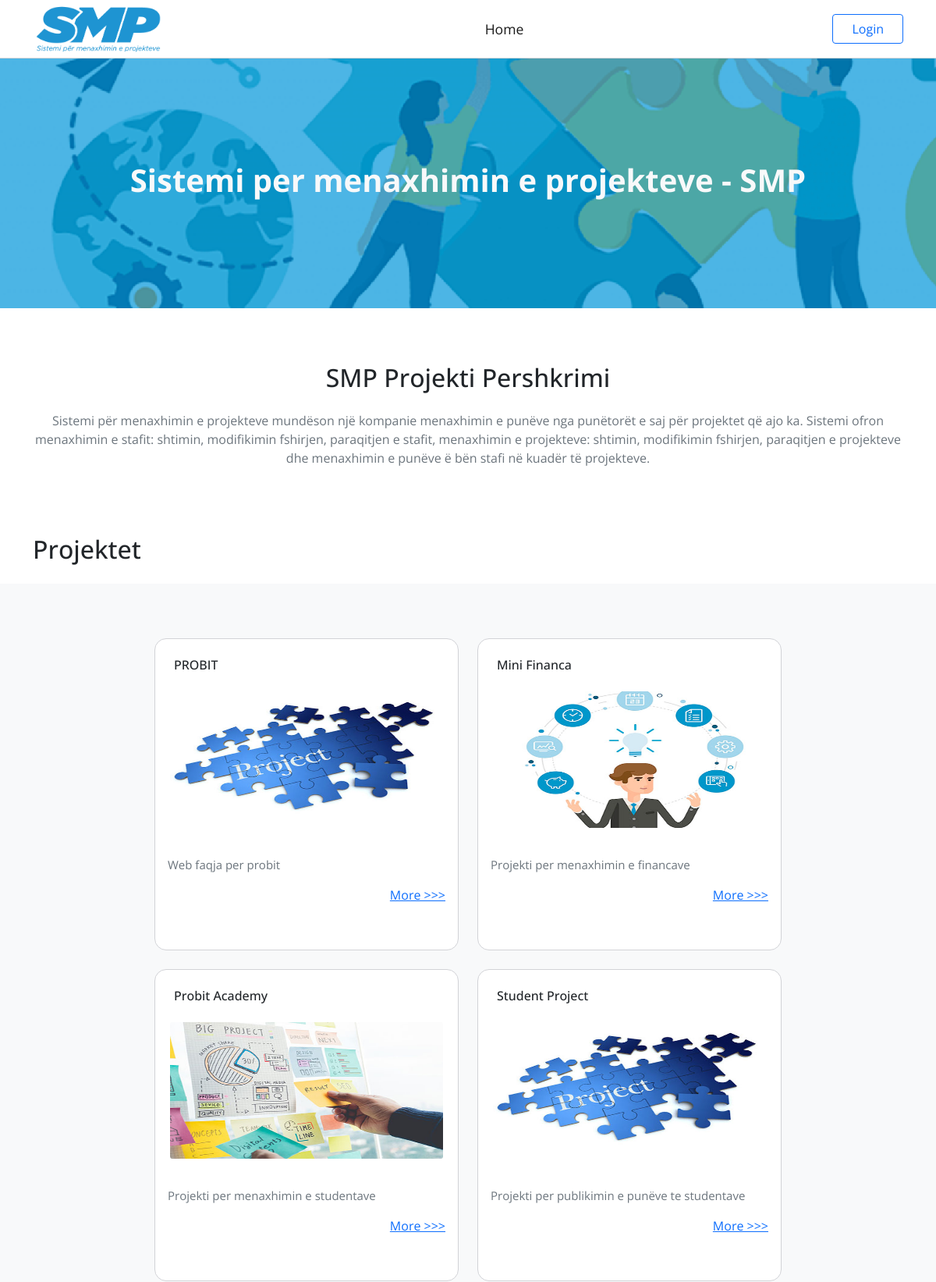
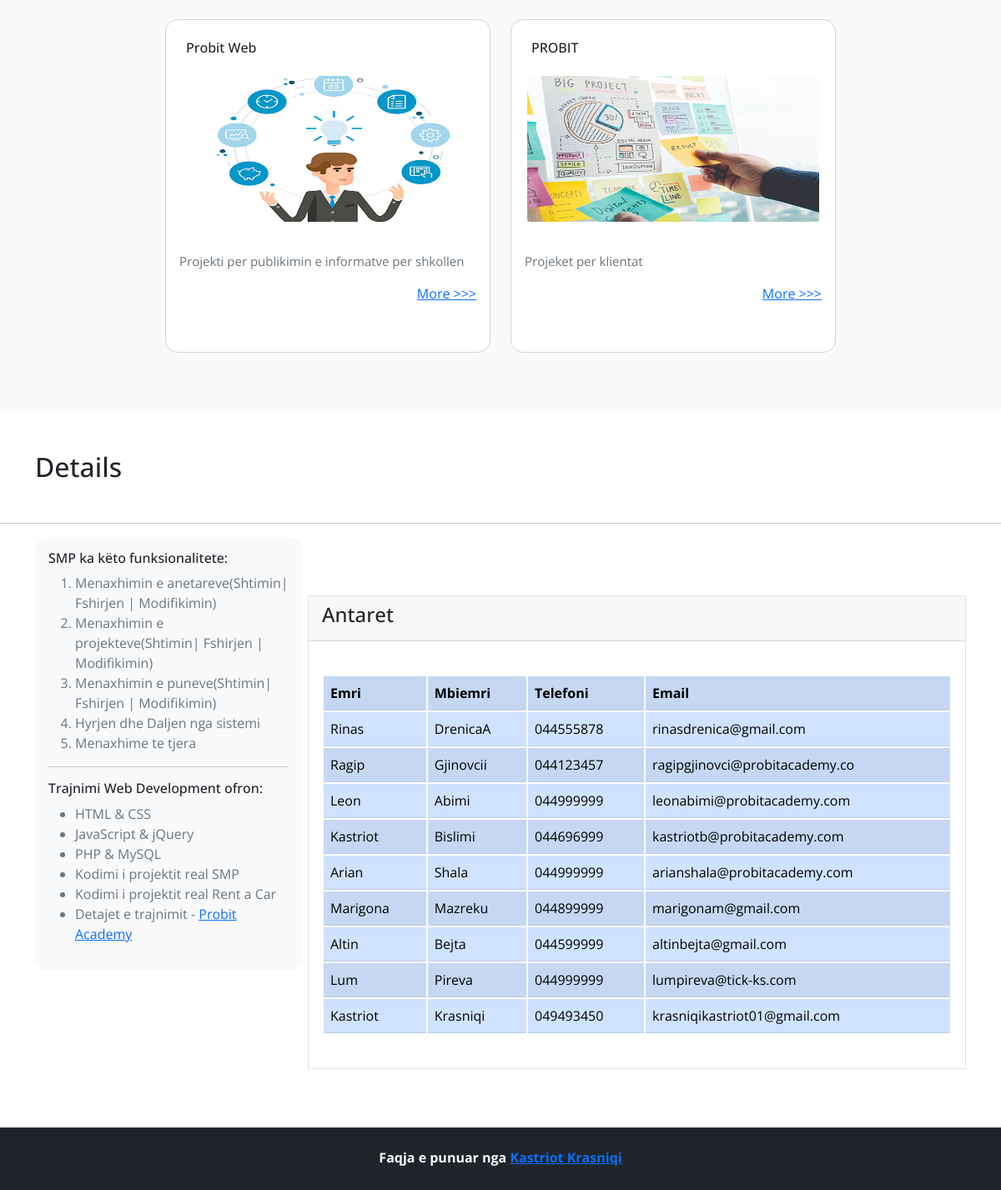
The page / on the database its author committed (2 pictures, top to bottom).
### tables this page shows
CREATE TABLE `projektet` (
  `projektiid` int(11) NOT NULL,
  `emri` varchar(50) NOT NULL,
  `pershkrimi` text DEFAULT NULL,
  `datafillimit` date NOT NULL,
  `datambarimit` date NOT NULL
);

CREATE TABLE `antaret` (
  `antariid` int(11) NOT NULL,
  `emri` varchar(50) NOT NULL,
  `mbiemri` varchar(50) NOT NULL,
  `telefoni` varchar(20) DEFAULT NULL,
  `email` varchar(30) DEFAULT NULL,
  `fjalekalimi` varchar(30) DEFAULT NULL,
  `roli` bit(1) DEFAULT NULL
);

### inc/sqlfunctions.php (called while the page is built, shortened)
<?php
    function connection(){
    $conn=mysqli_connect('localhost','root','','smp');
    return $conn;
}
function merrAntaret(){
    $conn=connection();
    $sql="SELECT * FROM antaret";
    $result=mysqli_query($conn,$sql);
    return $result;
}
    function merrProjektet(){
        $conn=connection();
        $sql ="SELECT * from projektet";
        $result=mysqli_query($conn,$sql);
        return $result;
    }
?>

### index.php (the view, shortened to what this page needs)
<?php include './inc/sqlfunctions.php'; ?>
<!DOCTYPE html>
<html lang="en">
<head>
    <link rel="stylesheet" href="https://cdnjs.cloudflare.com/ajax/libs/font-awesome/6.0.0-beta3/css/all.min.css" />
    <link rel="stylesheet" href="https://cdn.jsdelivr.net/npm/bootstrap@5.0.2/dist/css/bootstrap.min.css"
 />
    <link rel="stylesheet" href="styles/index.css" />
</head>
<body>
    <?php include './inc/header.php'; ?>
    <div class="banner d-flex align-items-center justify-content-center">
        <h1 class="text-light fw-bold">
            Sistemi per menaxhimin e projekteve - SMP
        </h1>
    </div>
    <section class="pershkrimi">
        <div class="container">
            <h2 class="text-center mb-4">SMP Projekti Pershkrimi</h2>
            <p class="text-center text-muted">
                Sistemi për menaxhimin e projekteve mundëson një kompanie menaxhimin e
                punëve nga punëtorët e saj për projektet që ajo ka. Sistemi ofron
                menaxhimin e stafit: shtimin, modifikimin fshirjen, paraqitjen e
                stafit, menaxhimin e projekteve: shtimin, modifikimin fshirjen,
                paraqitjen e projekteve dhe menaxhimin e punëve ë bën stafi në kuadër
                të projekteve.
            </p>
        </div>
    </section>
    <div class="wrapper mb-4">
        <div class="container">
            <h2>Projektet</h2>
        </div>
    </div>
    <section class="projektet">
        <div class="container d-flex justify-content-center gap-4 flex-wrap ">
            <?php
                    $projektet=merrProjektet();
                    $i=0;
                    while ($projekti =mysqli_fetch_assoc($projektet)) :
                        $emriProjekti=$projekti['emri'];
                        $pershkrimi=$projekti['pershkrimi'];
                        ?>
            <div class="card">
                <div class="card-body">
                    <div class="card-title">
                        <h6><?php echo $emriProjekti ?></h6>
                    </div>
                </div>
                <?php echo " <img src='./img/project{$i}.jpg' class='card-img d-block mx-auto' alt='projekt-1' />" ?>
                <div class="card-body">
                    <div class="card-text text-muted">
                        <p>
                            <?php echo $pershkrimi; ?>
                        </p>
                    </div>
                    <a href="" class="float-end">More >>></a>
                </div>
            </div>
            <?php $i++;
                        if($i==3) $i=0; ?>
            <?php endwhile; ?>
        </div>
    </section>
    <div class="wrapper my-5">
        <div class="container">
            <h2>Details</h2>
        </div>
    </div>
    <hr />
    <section class="antaret">
        <div class="container d-flex gap-5">
            <div class="left-side w-25">
                <section class="p-3">
                    <h6>SMP ka këto funksionalitete:</h6>
                    <ol class="text-secondary">
                        <li>Menaxhimin e anetareve(Shtimin| Fshirjen | Modifikimin)</li>
                        <li>Menaxhimin e projekteve(Shtimin| Fshirjen | Modifikimin)</li>
                        <li>Menaxhimin e puneve(Shtimin| Fshirjen | Modifikimin)</li>
                        <li>Hyrjen dhe Daljen nga sistemi</li>
                        <li>Menaxhime te tjera</li>
                    </ol>
                    <hr />
                    <h6>Trajnimi Web Development ofron:</h6>
                    <ul class="text-secondary">
                        <li>HTML & CSS</li>
                        <li>JavaScript & jQuery</li>
                        <li>PHP & MySQL</li>
                        <li>Kodimi i projektit real SMP</li>
                        <li>Kodimi i projektit real Rent a Car</li>
                        <li>Detajet e trajnimit - <a href="#">Probit Academy</a></li>
                    </ul>
                </section>
            </div>
            <div class="right-side w-75">
                <div class="border">
                    <div class="card-header">
                        <h4>Antaret</h4>
                    </div>
                    <div class="card-body">
                        <table class="table table-primary  table-striped my-4">
                            <tr>
                                <th>Emri </th>
                                <th>Mbiemri</th>
                                <th>Telefoni</th>
                                <th>Email</th>
                            </tr>
                            <?php $result=merrAntaret();
           while( $antari=mysqli_fetch_assoc($result)): ?>
                            <tr>
                                <td><?php echo $antari['emri']; ?></td>
                                <td><?php echo $antari['mbiemri'] ?></td>
                                <td><?php echo $antari['telefoni'] ?></td>
                                <td><?php echo $antari['email'] ?></td>
                            </tr>
                            <?php endwhile; ?>
                        </table>
                    </div>
                </div>
            </div>
        </div>
    </section>
    <?php include './inc/footer.php'; ?>
</body>
</html>

### inc/header.php (shortened to what this page needs)
<nav class="navbar navbar-expand-lg navbar-light">
    <div class="container">
        <a class="navbar-brand" href="#"><img src="img/smp_logo.png" alt="" id="logo" /></a>
        <div class="collapse navbar-collapse d-flex justify-content-center" id="navbarNavAltMarkup">
            <div class="navbar-nav">
                <a class="nav-link active p-4" aria-current="page" href="index.php">Home</a>
            </div>
        </div>
        <div>
            <?php if(isset($_SESSION['antariid'])): ?>
            <a href="?logout" class="btn btn-outline-primary rounded-2 px-4">Logout</a>
            <?php else: ?>
            <a href="login.php" class="btn btn-outline-primary rounded-2 px-4">Login</a>
            <?php endif; ?>
        </div>
    </div>
</nav>

### inc/footer.php (shortened to what this page needs)
<footer class="bg-dark">
    <div class="container text-center p-4">
        <strong class="text-light">Faqja e punuar nga
            <a href="">Kastriot Krasniqi</a>
        </strong>
    </div>
</footer>

### styles/index.css (style rules this page uses)
.pershkrimi .container, .antaret .right-side { padding-top: 70px; padding-bottom: 70px; }
.projektet { background-color: #f8f9fa; }
.projektet .container { padding-top: 70px; padding-bottom: 70px; }
.card { display: inline-block; height: 400px; width: 390px; border-radius: 15px; border: 1px solid #d2d3d7; }
.card-img { height: 175px; width: 350px; }
.card-title { padding-top: 0.5rem; padding-left: 0.5rem; }
.card-text { font-size: 15px; padding-top: 20px; }
table { border-collapse: separate; }
.left-side section { background-color: #f8f9fa; width: 320px; height: auto; border-radius: 15px; }
footer { height: 75px; }

### styles/header.css (style rules this page uses)
body { font-family: "Open Sans", sans-serif; }
#logo { height: 65px; }
nav { border-bottom: 1px solid #d2d3d7; height: 75px; }
.nav-link { color: white; font-size: 1.1rem; }
.active { color: #191919; }
.banner { background: url("../img/banner1.png"); background-size: cover; height: 320px; }

### rows shown on the page
projektet: emri "PROBIT", pershkrimi "Web faqja per probit"
projektet: emri "Mini Financa", pershkrimi "Projekti per menaxhimin e financave"
projektet: emri "Probit Academy", pershkrimi "Projekti per menaxhimin e studentave"
projektet: emri "Student Project", pershkrimi "Projekti per publikimin e punëve te studentave"
projektet: emri "Probit Web", pershkrimi "Projekti per publikimin e informatve per shkollen"
projektet: emri "PROBIT", pershkrimi "Projeket per klientat"
antaret: emri "Rinas", mbiemri "DrenicaA", telefoni "044555878", email "rinasdrenica@gmail.com"
antaret: emri "Ragip", mbiemri "Gjinovcii", telefoni "044123457", email "ragipgjinovci@probitacademy.co"
antaret: emri "Leon", mbiemri "Abimi", telefoni "044999999", email "leonabimi@probitacademy.com"
antaret: emri "Kastriot", mbiemri "Bislimi", telefoni "044696999", email "kastriotb@probitacademy.com"
antaret: emri "Arian", mbiemri "Shala", telefoni "044999999", email "arianshala@probitacademy.com"
antaret: emri "Marigona", mbiemri "Mazreku", telefoni "044899999", email "marigonam@gmail.com"
antaret: emri "Altin", mbiemri "Bejta", telefoni "044599999", email "altinbejta@gmail.com"
antaret: emri "Lum", mbiemri "Pireva", telefoni "044999999", email "lumpireva@tick-ks.com"
antaret: emri "Kastriot", mbiemri "Krasniqi", telefoni "049493450", email "krasniqikastriot01@gmail.com"
